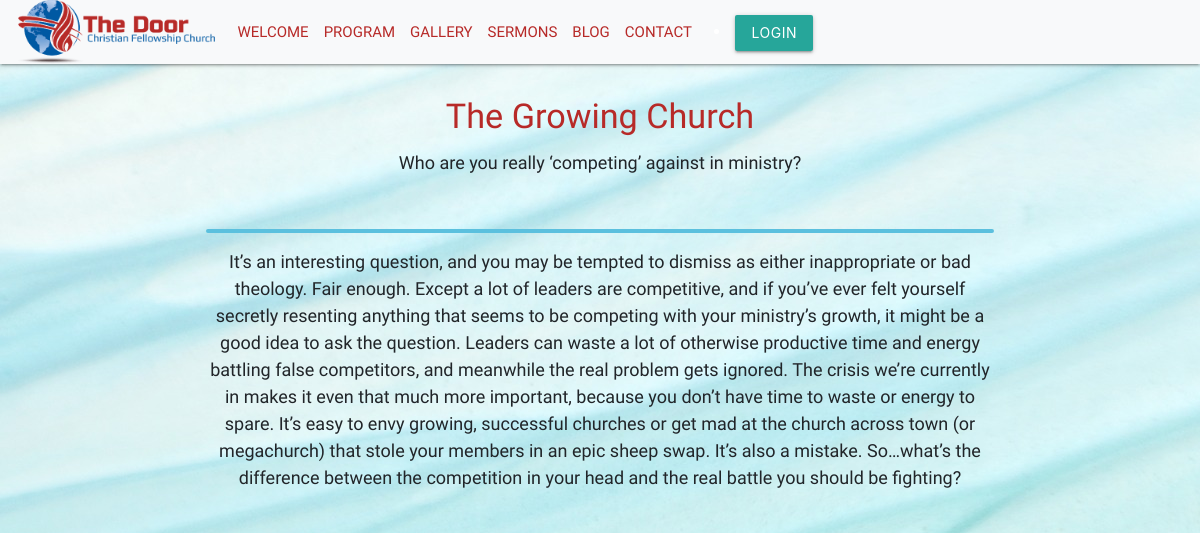
The app's page /post/1/ with its own data.
### dcfc/models.py (models this page shows, shortened)
class Article(models.Model):
	title = models.CharField(max_length=200)
	preview = models.TextField(max_length=500)
	content = models.TextField(max_length=1000)
	posted = models.DateTimeField(auto_now_add=True)

### dcfc/views.py (the view)
# urls.py: path('post/<int:id>/', views.post_detail, name='blog_detail'),
def post_detail(request, id):
    post = get_object_or_404(Article, id=id)
    return render(request, 'blog_detail.html', {"post": post})

### dcfc/templates/blog_detail.html (shortened to what this page needs)
{%extends 'base.html'%}
{% block content %}
<div class="container">
    <h4 class="center-align" style="padding-top: 75px;">{{ post.title }}</h4>
</div>
<div class="container">
    <div class="row">
        <div class="col s12 m12">
            <p>{{ post.preview }}</p>
            <br>
            <hr>
            <p>{{ post.content }}</p>
        </div>
    </div>
</div>
{% endblock %}

### dcfc/static/css/style.css (style rules this page uses)
body { background-image: url("/static/imgs/tex.jpg"); background-repeat: no-repeat; background-attachment: fixed; }
h1, h2, h3, h4, h5, h6 { color: #b72a28; text-align: center; font-family: 'Fredoka One', cursive; }
p, ul, table { font-size: 18px; text-align: center; font-family: 'Comfortaa', cursive; }
hr { border: 2px solid #5bc0de; border-radius: 2px; }

### records on screen
Article: title "The Growing Church", preview "Who are you really ‘competing’ against in ministry?", content "It’s an interesting question, and you may be tempted to dismiss as either inappropriate or bad theology. Fair enough. Except a lot of leaders are competitive, and if you’ve ever felt yourself secretly resenting anything that seems to be competing with your ministry’s growth, it might be a good idea to ask the question. Leaders can waste a lot of otherwise productive time and energy battling false competitors, and meanwhile the real problem gets ignored. The crisis we’re currently in makes it even that much more important, because you don’t have time to waste or energy to spare. It’s easy to envy growing, successful churches or get mad at the church across town (or megachurch) that stole…"
